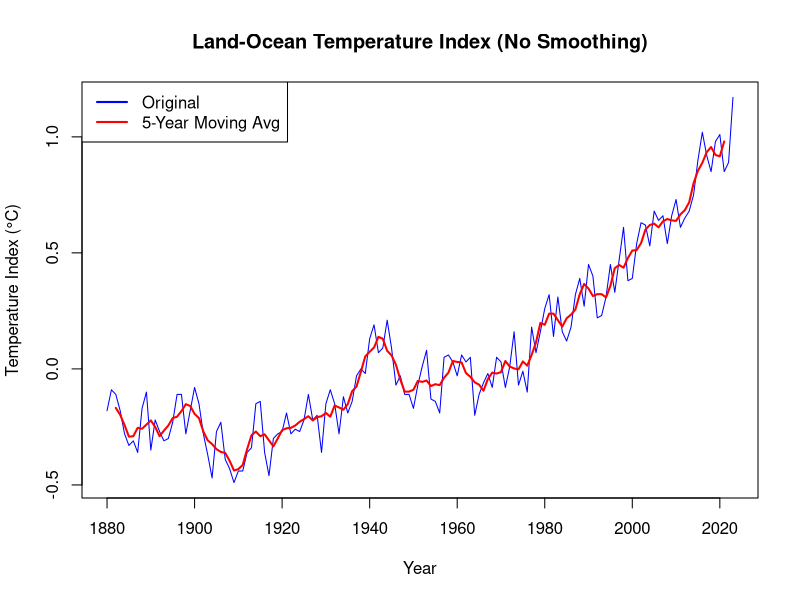
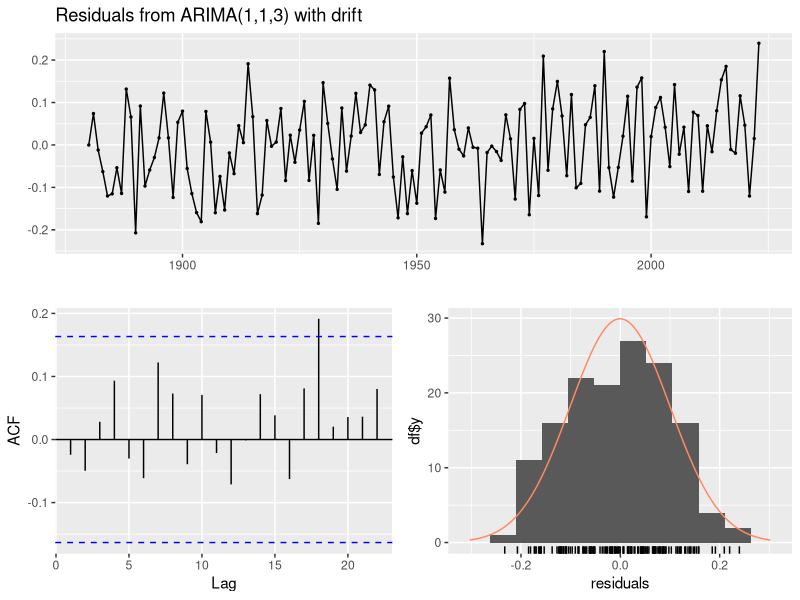
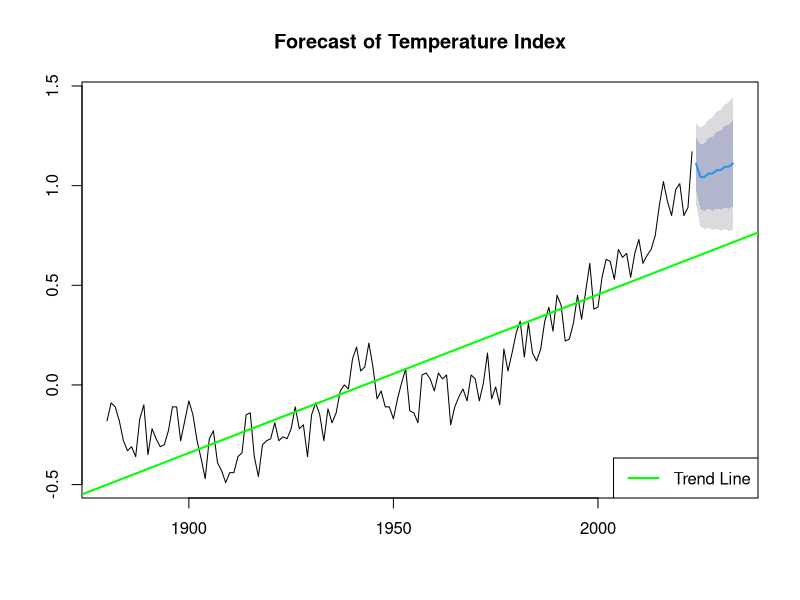
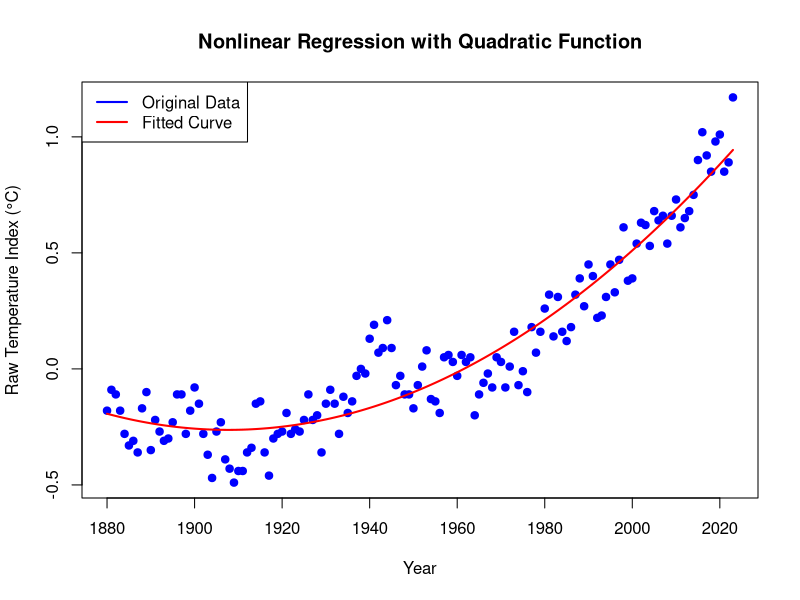
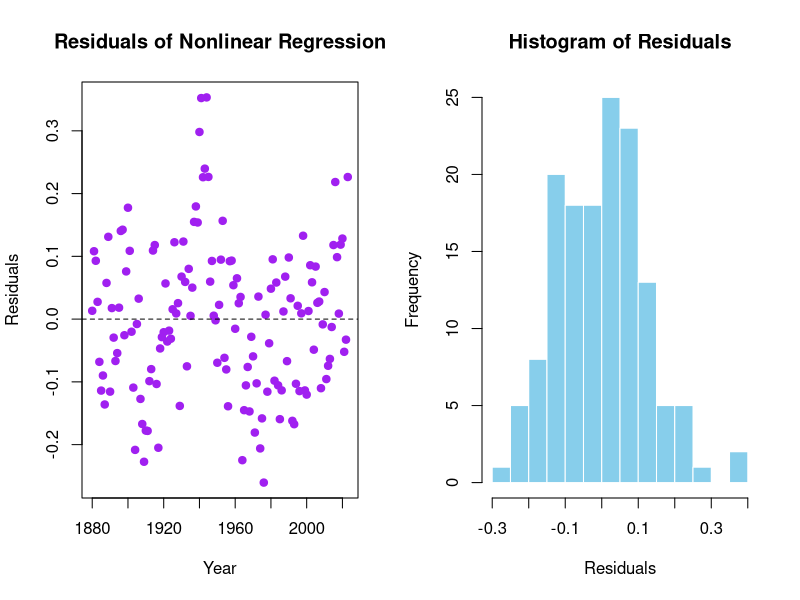
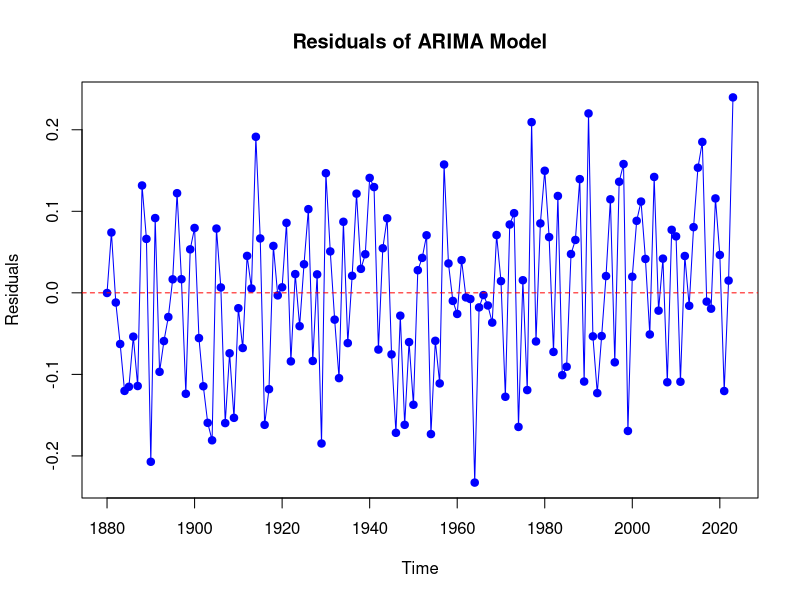
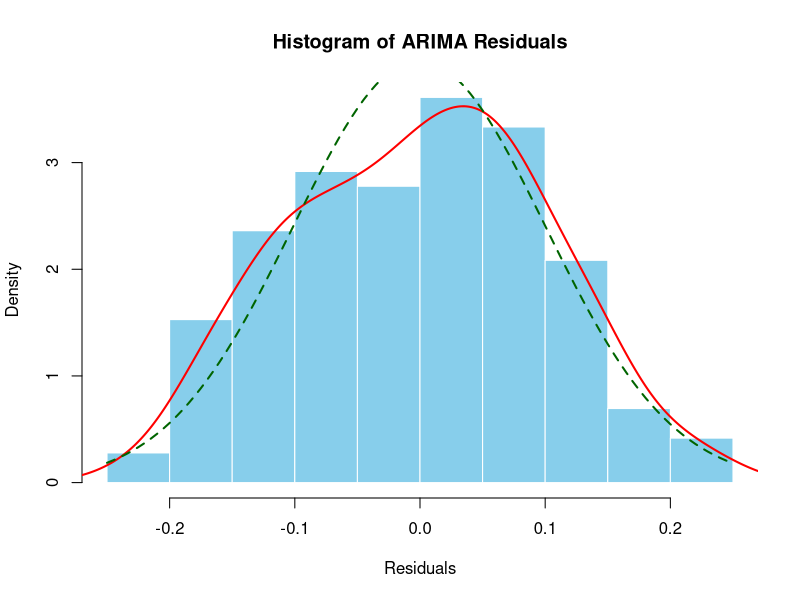
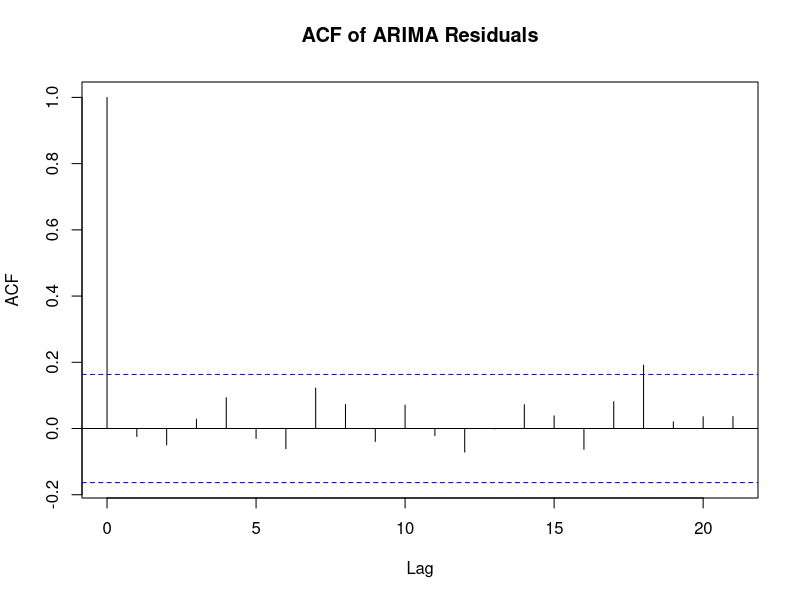

Generate these figures, in order, with R:
# Raw text data
raw_text <- "
Year No_Smoothing  Lowess(5)
----------------------------
1880     -0.18     -0.10
1881     -0.09     -0.14
1882     -0.11     -0.17
1883     -0.18     -0.21
1884     -0.28     -0.24
1885     -0.33     -0.26
1886     -0.31     -0.27
1887     -0.36     -0.27
1888     -0.17     -0.26
1889     -0.10     -0.25
1890     -0.35     -0.25
1891     -0.22     -0.25
1892     -0.27     -0.26
1893     -0.31     -0.26
1894     -0.30     -0.24
1895     -0.23     -0.22
1896     -0.11     -0.21
1897     -0.11     -0.18
1898     -0.28     -0.17
1899     -0.18     -0.17
1900     -0.08     -0.20
1901     -0.15     -0.23
1902     -0.28     -0.26
1903     -0.37     -0.28
1904     -0.47     -0.31
1905     -0.27     -0.34
1906     -0.23     -0.36
1907     -0.39     -0.38
1908     -0.43     -0.40
1909     -0.49     -0.41
1910     -0.44     -0.41
1911     -0.44     -0.39
1912     -0.36     -0.35
1913     -0.34     -0.32
1914     -0.15     -0.31
1915     -0.14     -0.30
1916     -0.36     -0.30
1917     -0.46     -0.30
1918     -0.30     -0.30
1919     -0.28     -0.29
1920     -0.27     -0.28
1921     -0.19     -0.26
1922     -0.28     -0.25
1923     -0.26     -0.24
1924     -0.27     -0.23
1925     -0.22     -0.22
1926     -0.11     -0.22
1927     -0.22     -0.21
1928     -0.20     -0.20
1929     -0.36     -0.19
1930     -0.15     -0.19
1931     -0.09     -0.18
1932     -0.15     -0.17
1933     -0.28     -0.16
1934     -0.12     -0.15
1935     -0.19     -0.13
1936     -0.14     -0.10
1937     -0.03     -0.06
1938      0.00     -0.01
1939     -0.02      0.03
1940      0.13      0.07
1941      0.19      0.09
1942      0.07      0.11
1943      0.09      0.10
1944      0.21      0.08
1945      0.09      0.04
1946     -0.07      0.01
1947     -0.03     -0.04
1948     -0.11     -0.07
1949     -0.11     -0.08
1950     -0.17     -0.08
1951     -0.07     -0.07
1952      0.01     -0.07
1953      0.08     -0.07
1954     -0.13     -0.06
1955     -0.14     -0.06
1956     -0.19     -0.05
1957      0.05     -0.04
1958      0.06     -0.01
1959      0.03      0.01
1960     -0.03      0.03
1961      0.06      0.01
1962      0.03     -0.01
1963      0.05     -0.03
1964     -0.20     -0.04
1965     -0.11     -0.05
1966     -0.06     -0.06
1967     -0.02     -0.05
1968     -0.08     -0.03
1969      0.05     -0.02
1970      0.03     -0.00
1971     -0.08      0.00
1972      0.01      0.00
1973      0.16     -0.00
1974     -0.07      0.01
1975     -0.01      0.02
1976     -0.10      0.04
1977      0.18      0.07
1978      0.07      0.12
1979      0.16      0.16
1980      0.26      0.20
1981      0.32      0.21
1982      0.14      0.22
1983      0.31      0.21
1984      0.16      0.21
1985      0.12      0.22
1986      0.18      0.24
1987      0.32      0.27
1988      0.39      0.31
1989      0.27      0.33
1990      0.45      0.33
1991      0.40      0.33
1992      0.22      0.33
1993      0.23      0.33
1994      0.31      0.34
1995      0.45      0.37
1996      0.33      0.40
1997      0.47      0.42
1998      0.61      0.45
1999      0.38      0.47
2000      0.39      0.50
2001      0.54      0.52
2002      0.63      0.55
2003      0.62      0.58
2004      0.53      0.61
2005      0.68      0.62
2006      0.64      0.62
2007      0.66      0.63
2008      0.54      0.64
2009      0.66      0.64
2010      0.73      0.65
2011      0.61      0.67
2012      0.65      0.70
2013      0.68      0.74
2014      0.75      0.79
2015      0.90      0.83
2016      1.02      0.88
2017      0.92      0.91
2018      0.85      0.93
2019      0.98      0.93
2020      1.01      0.95
2021      0.85      0.97
2022      0.89      0.99
2023      1.17      1.01
"

# Remove separator rows and keep data lines only
cleaned_text <- grep("^[0-9]", strsplit(raw_text, "\n")[[1]], value = TRUE)

# Convert cleaned text to data frame
data <- read.table(text = paste(cleaned_text, collapse = "\n"), header = FALSE)

colnames(data) <- c('Year','Raw','Smoothing')
# Display the data frame
print(data)

# Convert the data to a time-series object
temperature_ts <- ts(data$Raw, start = data$Year[1], frequency = 1)

# Calculate and plot the moving average for trend observation
moving_avg <- stats::filter(temperature_ts, rep(1/5, 5), sides = 2) # 5-year moving average
plot(temperature_ts, main = "Land-Ocean Temperature Index (No Smoothing)", 
     xlab = "Year", ylab = "Temperature Index (°C)", col = "blue")
lines(moving_avg, col = "red", lwd = 2)
legend("topleft", legend = c("Original", "5-Year Moving Avg"), col = c("blue", "red"), lty = 1, lwd = 2)

# Fit an ARIMA model
library(forecast)
arima_model <- auto.arima(temperature_ts)
summary(arima_model)

# Plot ARIMA model diagnostics
checkresiduals(arima_model)

# Forecast the next 10 years
forecasted_values <- forecast(arima_model, h = 10)
plot(forecasted_values, main = "Forecast of Temperature Index")

# Show trend with linear regression
temperature_years <- data$Year
temperature_values <- data$Raw
linear_model <- lm(temperature_values ~ temperature_years)
abline(linear_model, col = "green", lwd = 2)
legend("bottomright", legend = c("Trend Line"), col = "green", lty = 1, lwd = 2)

# Dubin-Watson test
# Perform linear regression
linear_model <- lm(Raw ~ Year, data = data)

# Load the 'lmtest' package for the Durbin-Watson test
if (!require("lmtest")) install.packages("lmtest")
library(lmtest)

# Perform the Durbin-Watson test
dw_test_result <- dwtest(linear_model)
print(dw_test_result)

# Nonlinear regression
# Define the exponential model: y = a * exp(b * x)
quad_model <- nls(Raw ~ a * I(Year^2) + b * Year + c, 
                  data = data, 
                  start = list(a = 0.0001, b = 0.01, c = 0.1))  # Provide reasonable starting values

# Summary of the fitted model
summary(quad_model)

# Predict and plot the fitted values
data$Fitted <- predict(quad_model)

# Plot original data and fitted curve
plot(data$Year, data$Raw, main = "Nonlinear Regression with Quadratic Function",
     xlab = "Year", ylab = "Raw Temperature Index (°C)", pch = 19, col = "blue")
lines(data$Year, data$Fitted, col = "red", lwd = 2)
legend("topleft", legend = c("Original Data", "Fitted Curve"), col = c("blue", "red"), lty = 1, lwd = 2)

# Goodness-of-fit: R-squared
# Calculate residuals and total sum of squares
residuals <- data$Raw - data$Fitted
SS_res <- sum(residuals^2)
SS_tot <- sum((data$Raw - mean(data$Raw))^2)

# Calculate R-squared
R_squared <- 1 - (SS_res / SS_tot)
cat("R-squared:", R_squared, "\n")

# Combine residual plot and histogram of residuals
par(mfrow = c(1, 2))  # Set up the plotting area for 2 plots side by side

# Residual plot
plot(data$Year, residuals, main = "Residuals of Nonlinear Regression",
     xlab = "Year", ylab = "Residuals", pch = 19, col = "purple")
abline(h = 0, col = "black", lty = 2)

# Histogram of residuals
hist(residuals, main = "Histogram of Residuals", 
     xlab = "Residuals", col = "skyblue", border = "white")

# Reset plot layout to default
par(mfrow = c(1, 1))



################
# Extract residuals from the ARIMA model
arima_residuals <- residuals(arima_model)

# Plot residuals over time
plot(arima_residuals, main = "Residuals of ARIMA Model",
     xlab = "Time", ylab = "Residuals", col = "blue", type = "o", pch = 19)
abline(h = 0, col = "red", lty = 2)

# Plot histogram of residuals
hist(arima_residuals, main = "Histogram of ARIMA Residuals",
     xlab = "Residuals", col = "skyblue", border = "white", freq = FALSE)
lines(density(arima_residuals), col = "red", lwd = 2)
curve(dnorm(x, mean = mean(arima_residuals), sd = sd(arima_residuals)),
      col = "darkgreen", lwd = 2, add = TRUE, lty = 2)

# Plot the ACF of residuals
acf_result <- acf(arima_residuals, main = "ACF of ARIMA Residuals")

acf_result$lag <- acf_result$lag[-1]          # Exclude zero lag
acf_result$acf <- acf_result$acf[-1]          # Exclude zero lag value

# Plot the ACF excluding zero lag
plot(acf_result$lag, acf_result$acf, main = "ACF of Raw Residuals (Excluding Zero Lag)")

